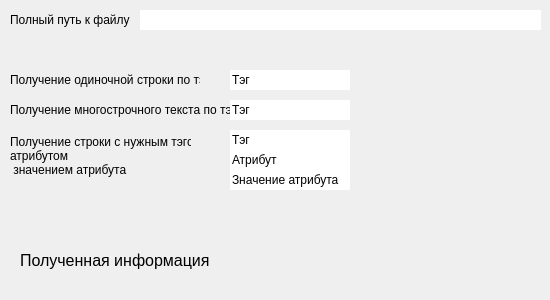
<?xml version="1.0" encoding="UTF-8"?>
<ui version="4.0">
 <class>MainWindow</class>
 <widget class="QMainWindow" name="MainWindow">
  <property name="geometry">
   <rect>
    <x>0</x>
    <y>0</y>
    <width>550</width>
    <height>300</height>
   </rect>
  </property>
  <property name="windowTitle">
   <string>MainWindow</string>
  </property>
  <widget class="QWidget" name="centralwidget">
   <widget class="QLineEdit" name="lineEdit">
    <property name="enabled">
     <bool>true</bool>
    </property>
    <property name="geometry">
     <rect>
      <x>230</x>
      <y>70</y>
      <width>120</width>
      <height>20</height>
     </rect>
    </property>
    <property name="inputMethodHints">
     <set>Qt::ImhNone</set>
    </property>
    <property name="inputMask">
     <string/>
    </property>
    <property name="text">
     <string>Тэг</string>
    </property>
    <property name="frame">
     <bool>false</bool>
    </property>
    <property name="dragEnabled">
     <bool>false</bool>
    </property>
   </widget>
   <widget class="QLabel" name="label">
    <property name="geometry">
     <rect>
      <x>10</x>
      <y>70</y>
      <width>190</width>
      <height>20</height>
     </rect>
    </property>
    <property name="frameShape">
     <enum>QFrame::NoFrame</enum>
    </property>
    <property name="text">
     <string>Получение одиночной строки по тэгу</string>
    </property>
   </widget>
   <widget class="QLabel" name="label_2">
    <property name="geometry">
     <rect>
      <x>10</x>
      <y>100</y>
      <width>221</width>
      <height>20</height>
     </rect>
    </property>
    <property name="frameShape">
     <enum>QFrame::NoFrame</enum>
    </property>
    <property name="text">
     <string>Получение многострочного текста по тэгу</string>
    </property>
   </widget>
   <widget class="QLineEdit" name="lineEdit_2">
    <property name="geometry">
     <rect>
      <x>230</x>
      <y>100</y>
      <width>120</width>
      <height>20</height>
     </rect>
    </property>
    <property name="inputMask">
     <string/>
    </property>
    <property name="text">
     <string>Тэг</string>
    </property>
    <property name="frame">
     <bool>false</bool>
    </property>
   </widget>
   <widget class="QLabel" name="label_3">
    <property name="geometry">
     <rect>
      <x>10</x>
      <y>130</y>
      <width>181</width>
      <height>51</height>
     </rect>
    </property>
    <property name="frameShape">
     <enum>QFrame::NoFrame</enum>
    </property>
    <property name="text">
     <string>Получение строки с нужным тэгом
атрибутом
 значением атрибута</string>
    </property>
   </widget>
   <widget class="QLineEdit" name="LineTag">
    <property name="geometry">
     <rect>
      <x>230</x>
      <y>130</y>
      <width>120</width>
      <height>20</height>
     </rect>
    </property>
    <property name="inputMask">
     <string/>
    </property>
    <property name="text">
     <string>Тэг</string>
    </property>
    <property name="frame">
     <bool>false</bool>
    </property>
   </widget>
   <widget class="QLabel" name="OutLabel">
    <property name="geometry">
     <rect>
      <x>20</x>
      <y>240</y>
      <width>511</width>
      <height>40</height>
     </rect>
    </property>
    <property name="font">
     <font>
      <pointsize>12</pointsize>
     </font>
    </property>
    <property name="text">
     <string>Полученная информация</string>
    </property>
   </widget>
   <widget class="QLineEdit" name="AttributeLine">
    <property name="geometry">
     <rect>
      <x>230</x>
      <y>150</y>
      <width>120</width>
      <height>20</height>
     </rect>
    </property>
    <property name="inputMask">
     <string/>
    </property>
    <property name="text">
     <string>Атрибут</string>
    </property>
    <property name="frame">
     <bool>false</bool>
    </property>
   </widget>
   <widget class="QLineEdit" name="ValueAttLine">
    <property name="geometry">
     <rect>
      <x>230</x>
      <y>170</y>
      <width>120</width>
      <height>20</height>
     </rect>
    </property>
    <property name="inputMask">
     <string/>
    </property>
    <property name="text">
     <string>Значение атрибута</string>
    </property>
    <property name="frame">
     <bool>false</bool>
    </property>
   </widget>
   <widget class="QLabel" name="label_4">
    <property name="geometry">
     <rect>
      <x>10</x>
      <y>10</y>
      <width>120</width>
      <height>20</height>
     </rect>
    </property>
    <property name="text">
     <string>Полный путь к файлу</string>
    </property>
   </widget>
   <widget class="QLineEdit" name="linefile">
    <property name="geometry">
     <rect>
      <x>140</x>
      <y>10</y>
      <width>401</width>
      <height>20</height>
     </rect>
    </property>
    <property name="text">
     <string/>
    </property>
    <property name="frame">
     <bool>false</bool>
    </property>
   </widget>
  </widget>
 </widget>
 <resources/>
 <connections/>
</ui>
